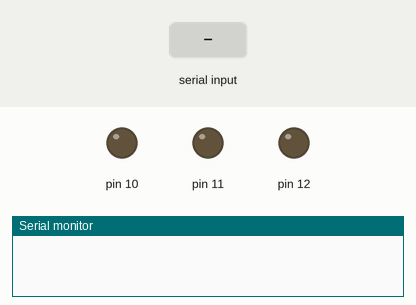
Simulated run of this sketch. Board: Arduino Uno, built with avr-gcc and run on an emulated ATmega328P. Parts: output pins drawn as LEDs (lit = HIGH), the last lines printed to the serial monitor. The inputs (shaded band) are chosen by the test bench.

Above: at 1.2 s.
1.3 s: "1" received over Serial
At 2.5 s:
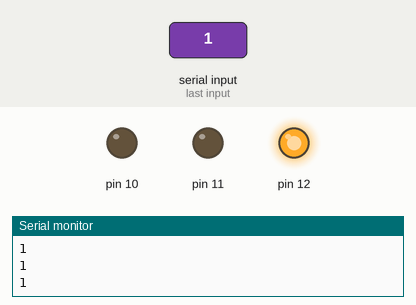
2.8 s: "2" received over Serial
At 3.9 s:
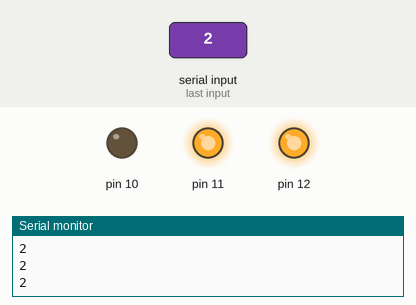
4.3 s: "3" received over Serial
At 4.9 s:
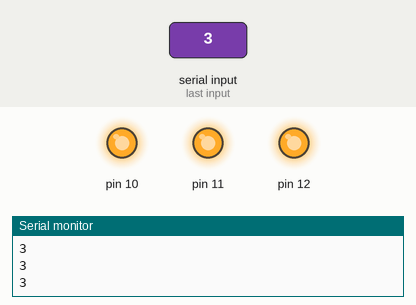
5.8 s: "4" received over Serial
At 7.0 s:
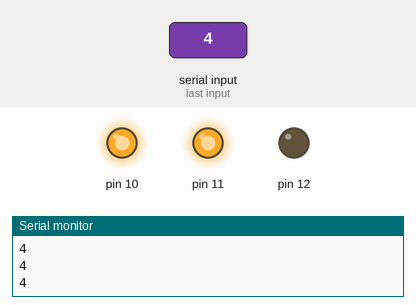
7.3 s: "5" received over Serial
At 8.2 s:
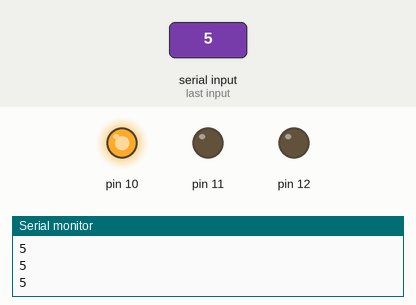
8.8 s: "6" received over Serial
At 9.6 s:
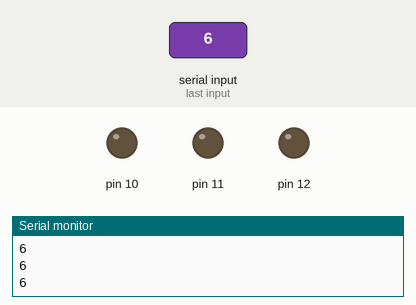
Timing chart, 0 to 11.3 s (numbered marks = the images above; inputs shaded):
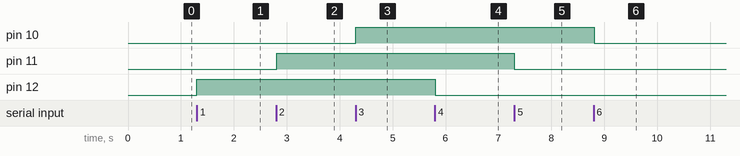

Measured:
- after the input at 1.3 s, pin 12: LOW → HIGH at once
- after the input at 2.8 s, pin 11: LOW → HIGH at once
- after the input at 4.3 s, pin 10: LOW → HIGH at once
- after the input at 5.8 s, pin 12: HIGH → LOW at once
- after the input at 7.3 s, pin 11: HIGH → LOW at once
- after the input at 8.8 s, pin 10: HIGH → LOW at once

The sketch:

serial.7.ino
```cpp
char a;

void setup() {
  // put your setup code here, to run once:
  pinMode(12,OUTPUT);
  pinMode(11,OUTPUT);
  pinMode(10,OUTPUT);
  Serial.begin(9600);


}

void loop() {
  // put your main code here, to run repeatedly:
 if(Serial.available())
 {a=Serial.read();}

 if(a=='1')
 {
 digitalWrite(12,HIGH);

 Serial.println(a);
 }

else if(a=='2')  {
 digitalWrite(11,HIGH);

 Serial.println(a);
 }
 else if(a=='3')
  {
 digitalWrite(10,HIGH);

 Serial.println(a);
 }
 else if(a=='4')
  {
 digitalWrite(12,LOW);

 Serial.println(a);
 }
 else if(a=='5')
  {
 digitalWrite(11,LOW);

 Serial.println(a);
 }
 else if(a=='6')
  {
 digitalWrite(10,LOW);

 Serial.println(a);
 }
 delay(10);
 }
```
